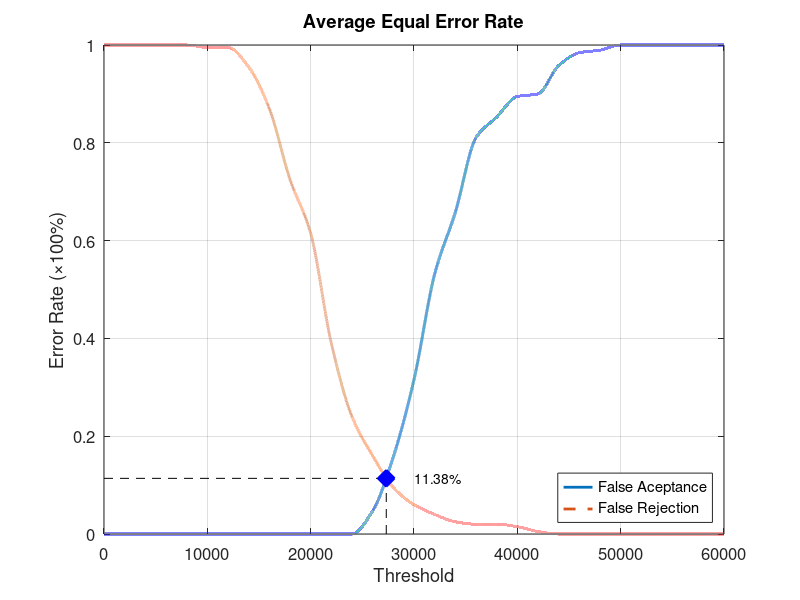
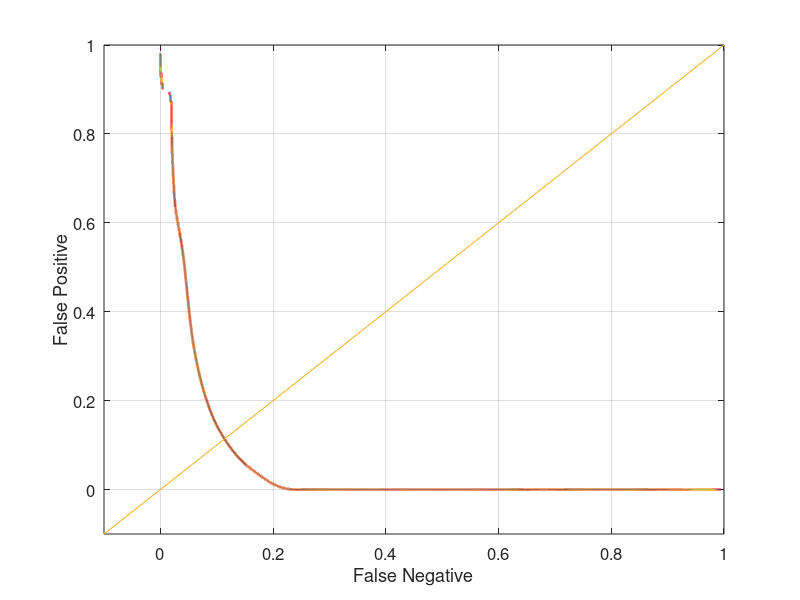

The MATLAB script that drew these images, in order:
function yEER = Database5_4
close all;
clear;
clc;
x = 0:2000:60000;
xq = 0:0.5:60000;

y0 = [0 0 0 0 0 0 0 0 0 0 0 0 0 0.0473684 0.157895 0.315789 0.531579 0.657895 0.810526 0.852632 0.894737 0.9 0.957895 0.984211 0.989474 1 1 1 1 1 1];
yy0 = interp1(x, y0, xq, 'pchip');
y1 = [1 1 1 1 1 0.995 0.995 0.955 0.87 0.725 0.615 0.39 0.24 0.16 0.095 0.06 0.04 0.025 0.02 0.02 0.015 0.005 0 0 0 0 0 0 0 0 0];
yy1 = interp1(x, y1, xq, 'pchip');

% Calculating EER: 
y2 = abs(y0 - y1);
find(y2 == min(y2))
yy2 = abs(yy0 - yy1);
xEER = find(yy2 == min(yy2));
xEERIndex = xq(xEER) % X-axis EER
yEER = yy0(xEER) % Y-axis EER

main = figure
plot(xq, yy0,'-','LineWidth', 2);	hold on
plot(xq, yy1,'--','LineWidth', 2);	hold on
plot([xEERIndex xEERIndex], [0 yEER], 'k--');	hold on
plot([0 xEERIndex], [yEER yEER], 'k--');	hold on
plot(xEERIndex, yEER, 'bx', 'LineWidth', 10);	hold on
text(xEERIndex + 10 * xEERIndex / 100, yEER, [num2str(round((10000 * yEER)) / 100) '%'])
legend('False Aceptance', 'False Rejection', 'Location', 'SouthEast')
xlabel('Threshold')
ylabel('Error Rate (\times100%)')
title('Average Equal Error Rate')
set(gca, 'FontSize', 12)
axis([0 60000 0 1])
grid on

print(main, 'Database5_4Main', '-dpng');
FNRxFPR = figure('Color', [1 1 1]);
plot(yy1, yy0, '-', yy1, yy0, 'LineWidth', 2);
hold on
y = -0.1:0.1:1
plot(y, y); 
set(gca, 'FontSize', 12)
xlabel('False Negative')
ylabel('False Positive')
axis([-0.1 1 -0.1 1])
set(gca, 'FontSize', 12)
grid on

print(FNRxFPR, 'Database5_4FNRxFPR','-dpng');
end
